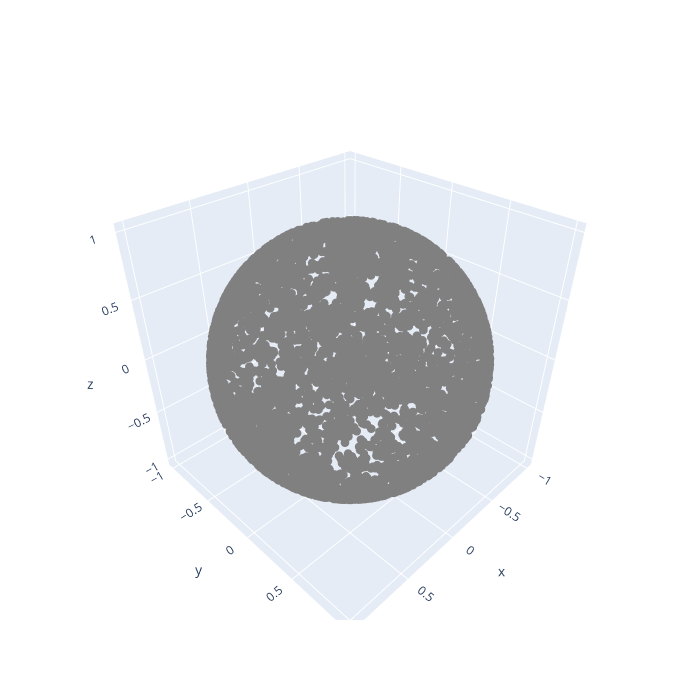

Notebook code for this chart:
### Code cell
#Display data
fig = go.Figure(data=[go.Scatter3d(
    x=sphere[:,0], y=sphere[:,1], z=sphere[:,2], 
    mode ='markers', 
    marker=dict(size = 3, opacity = 1, color='grey')
)])

fig.update_layout(autosize=False, width=700, height=700)  

fig.show()

### Figure 1 — Plotly figure (JSON) as saved in the notebook; plotly's stock layout.template omitted (floating-point values rounded to 4 significant figures; data arrays with more than 128 entries replaced by an {"elided": "..."} marker saying what was removed)
{"data": [{"marker": {"color": "grey", "opacity": 1, "size": 3}, "mode": "markers", "type": "scatter3d", "x": {"elided": "5000 float values"}, "y": {"elided": "5000 float values"}, "z": {"elided": "5000 float values"}}], "layout": {"autosize": false, "height": 700, "width": 700}}
